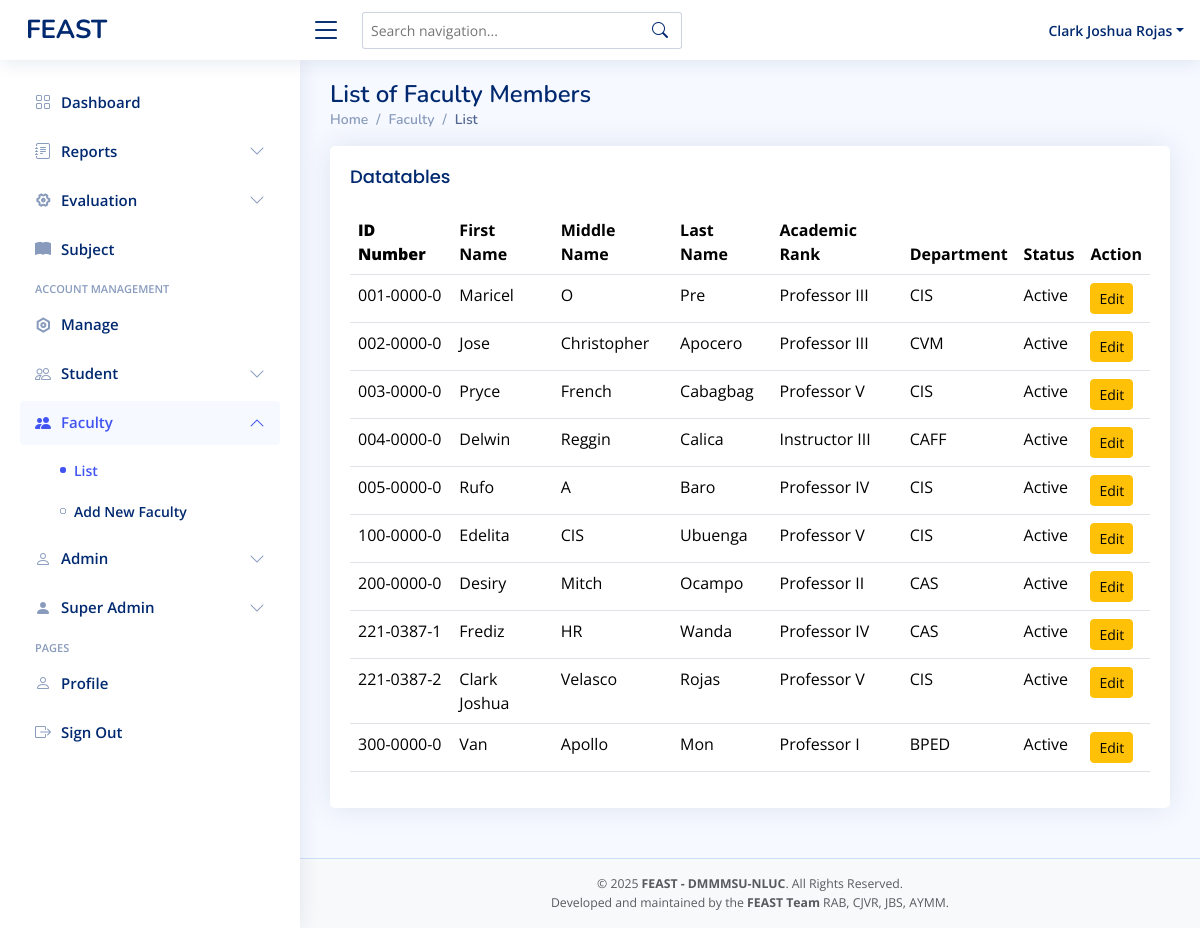
/superadmin-facultylist.php (signed in), run on an earlier commit of the app's database.
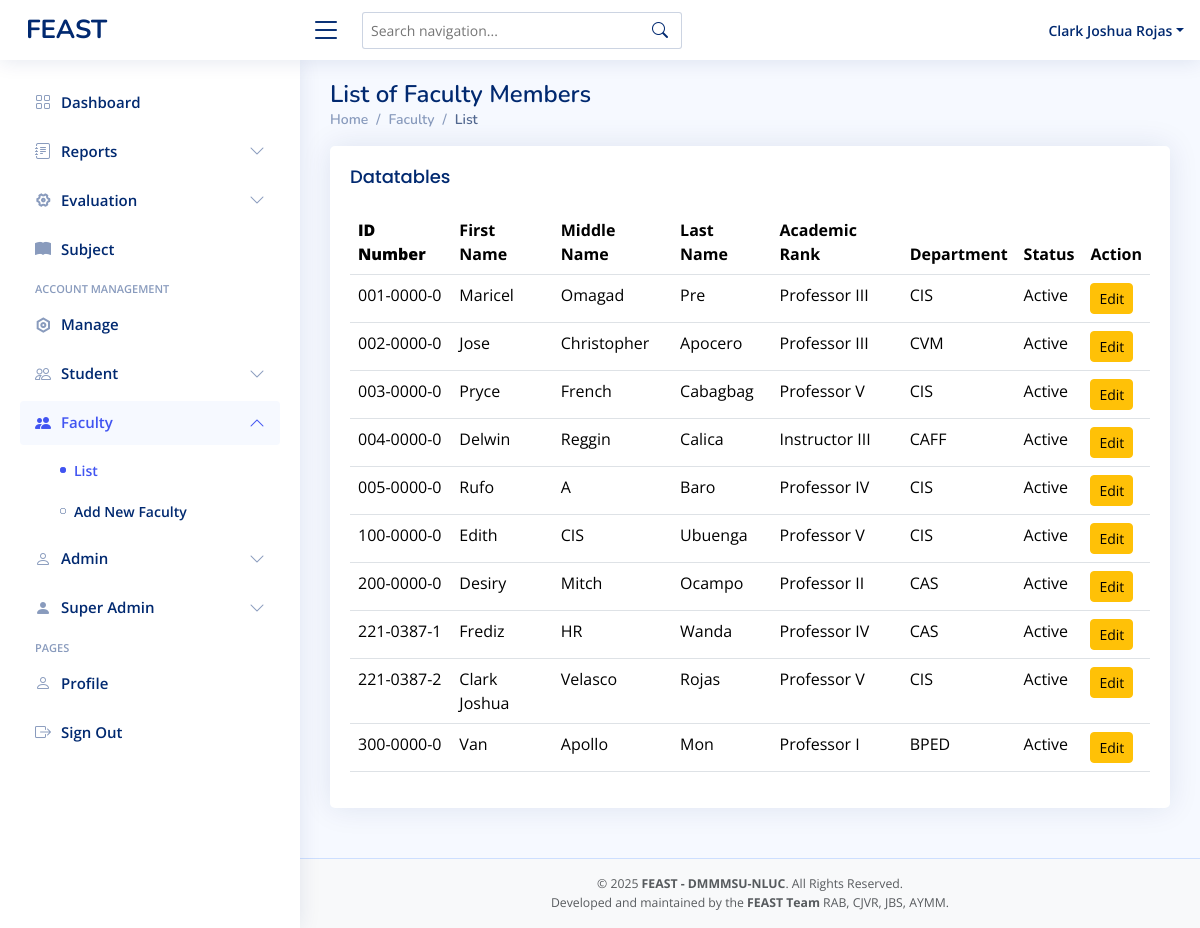
And on a later commit of the database.
### tables this page shows
CREATE TABLE `faculty` (
  `idnumber` varchar(11) NOT NULL,
  `first_name` varchar(50) NOT NULL,
  `mid_name` varchar(50) NOT NULL,
  `last_name` varchar(50) NOT NULL,
  `password` varchar(255) DEFAULT NULL,
  `department` varchar(50) NOT NULL,
  `faculty_rank` varchar(50) DEFAULT NULL,
  `role` varchar(50) NOT NULL DEFAULT 'faculty',
  `status` varchar(11) NOT NULL DEFAULT 'active'
);

### superadmin-facultylist.php (the view, shortened to what this page needs)
<?php
include 'conn/conn.php';
$query = "SELECT * FROM faculty  WHERE role = 'faculty'";
$result = mysqli_query($conn, $query);
?>
<!DOCTYPE html>
<html lang="en">
<head>
  <?php include 'head.php' ?>
</head>
<body>
  <?php include 'superadmin-header.php' ?>
  <?php include 'superadmin-sidebar.php' ?>
  <main id="main" class="main">
    <div class="pagetitle">
      <h1>List of Faculty Members</h1>
      <nav>
        <ol class="breadcrumb">
          <li class="breadcrumb-item"><a href="superadmin-dashboard.php">Home</a></li>
          <li class="breadcrumb-item">Faculty</li>
          <li class="breadcrumb-item active">List</li>
        </ol>
      </nav>
    </div>
    <section class="section ">
      <div class="row">
        <div class="col-lg-12">
          <div class="card">
            <div class="card-body table-responsive">
              <h5 class="card-title">Datatables</h5>
              <table class="table datatable">
                <thead>
                  <tr>
                    <th>
                      <b>ID Number</b>
                    </th>
                    <th>First Name</th>
                    <th>Middle Name</th>
                    <th>Last Name</th>
                    <th>Academic Rank</th>
                    <th>Department</th>
                    <th>Status</th>
                    <th>Action</th>
                  </tr>
                </thead>
                <tbody>
                  <tr>
                    <?php
                    while ($row = mysqli_fetch_assoc($result)) {
                    ?>
                      <td class="text-capitalize"><?php echo $row['idnumber']; ?></td>
                      <td class="text-capitalize"><?php echo $row['first_name']; ?></td>
                      <td class="text-capitalize"><?php echo $row['mid_name']; ?></td>
                      <td class="text-capitalize"><?php echo $row['last_name']; ?></td>
                      <td class="text-capitalize"><?php echo $row['faculty_rank']; ?></td>
                      <td class="text-uppercase"><?php echo $row['department']; ?></td>
                      <td class="text-capitalize"><?php echo $row['status']; ?></td>
                      <td>
                        <a href="superadmin-editfaculty.php?id=<?php echo $row['idnumber']; ?>" class="btn btn-warning btn-sm">Edit</a>
                  </tr>
                <?php
                    }
                ?>
                </tbody>
              </table>
            </div>
          </div>
        </div>
      </div>
    </section>
  </main>
  <?php include 'footer.php'?>
</body>
</html>

### head.php (shortened to what this page needs)
<link href="vendors/bootstrap/css/bootstrap.min.css" rel="stylesheet">
<link href="vendors/bootstrap-icons/bootstrap-icons.css" rel="stylesheet">
<link href="vendors/boxicons/css/boxicons.min.css" rel="stylesheet">
<link href="vendors/quill/quill.snow.css" rel="stylesheet">
<link href="vendors/quill/quill.bubble.css" rel="stylesheet">
<link href="vendors/remixicon/remixicon.css" rel="stylesheet">
<link href="vendors/simple-datatables/style.css" rel="stylesheet">
<link href="assets/css/style.css" rel="stylesheet">
<link rel="stylesheet" href="assets/css/select2.min.css" />

### superadmin-header.php (shortened to what this page needs)
<header id="header" class="header fixed-top d-flex align-items-center">
  <div class="d-flex align-items-center justify-content-between">
    <a href="superadmin-dashboard.php" class="logo d-flex align-items-center">
      <span class="d-none d-lg-block">FEAST</span>
    </a>
    <i class="bi bi-list toggle-sidebar-btn"></i>
  </div>
  <div class="search-bar position-relative">
    <form class="search-form d-flex align-items-center" onsubmit="return false;">
      <input type="text" id="navSearch" placeholder="Search navigation..." autocomplete="off">
      <button type="submit" title="Search"><i class="bi bi-search"></i></button>
    </form>
  </div>
  <nav class="header-nav ms-auto">
    <ul class="d-flex align-items-center">
      <li class="nav-item dropdown pe-3 position-relative">
        <a class="nav-link nav-profile d-flex align-items-center pe-0" href="#" data-bs-toggle="dropdown">
          <span class="d-none d-md-block dropdown-toggle ps-2 text-capitalize"><?php echo $_SESSION['first_name'] . ' ' . $_SESSION['last_name']; ?></span>
        </a>
      </li>
    </ul>
  </nav>
</header>

### superadmin-sidebar.php (shortened to what this page needs)
<?php
$currentPage = basename($_SERVER['PHP_SELF']);
?>
<aside id="sidebar" class="sidebar">
  <ul class="sidebar-nav" id="sidebar-nav">
    <li class="nav-item">
      <a class="nav-link <?= $currentPage == 'superadmin-dashboard.php' ? '' : 'collapsed' ?>"
        href="superadmin-dashboard.php">
        <i class="bi bi-grid"></i>
        <span>Dashboard</span>
      </a>
    </li>
    <li class="nav-item">
      <?php $reportsPages = ['superadmin-individualreport.php', 'superadmin-acknowledgementreport.php','superadmin-overallreport-set.php','superadmin-overallreport-sef.php','superadmin-overallreport.php', 'superadmin-pastrecords.php']; ?>
      <a class="nav-link <?= in_array($currentPage, $reportsPages) ? '' : 'collapsed' ?>"
        data-bs-target="#reports" data-bs-toggle="collapse" href="#">
        <i class="bi bi-journal-text"></i><span>Reports</span><i class="bi bi-chevron-down ms-auto"></i>
      </a>
    </li>
    <?php $evalPages = ['superadmin-evaluationsetting.php', 'superadmin-evaluationswitch.php']; ?>
    <li class="nav-item">
      <a class="nav-link <?= in_array($currentPage, $evalPages) ? '' : 'collapsed' ?>"
        data-bs-target="#evaluation" data-bs-toggle="collapse" href="#">
        <i class="ri-settings-4-line"></i><span>Evaluation</span><i class="bi bi-chevron-down ms-auto"></i>
      </a>
    </li>
    <li class="nav-item">
      <a class="nav-link <?= $currentPage == 'superadmin-evaluatedsubject.php' ? 'active' : 'collapsed' ?>"
        href="superadmin-evaluatedsubject.php">
        <i class="bi bi-book-fill"></i>
        <span>Subject</span>
      </a>
    </li>
    <li class="nav-heading">Account Management</li>
    <li class="nav-item">
      <a class="nav-link <?= $currentPage == 'superadmin-addsmanagement.php' ? 'active' : 'collapsed' ?>"
        href="superadmin-addsmanagement.php">
        <i class="ri-settings-line"></i>
        <span>Manage</span>
      </a>
    </li>
    <?php $studentPages = ['superadmin-studentlist.php', 'superadmin-studentcreation.php']; ?>
    <li class="nav-item">
      <a class="nav-link <?= in_array($currentPage, $studentPages) ? '' : 'collapsed' ?>"
        data-bs-target="#student-nav" data-bs-toggle="collapse" href="#">
        <i class="bi bi-people"></i><span>Student</span><i class="bi bi-chevron-down ms-auto"></i>
      </a>
    </li>
    <?php $facultyPages = ['superadmin-facultylist.php', 'superadmin-facultycreation.php']; ?>
    <li class="nav-item">
      <a class="nav-link <?= in_array($currentPage, $facultyPages) ? '' : 'collapsed' ?>"
        data-bs-target="#faculty-nav" data-bs-toggle="collapse" href="#">
        <i class="bi bi-people-fill"></i><span>Faculty</span><i class="bi bi-chevron-down ms-auto"></i>
      </a>
      <ul id="faculty-nav" class="nav-content collapse <?= in_array($currentPage, $facultyPages) ? 'show' : '' ?>"
        data-bs-parent="#sidebar-nav">
        <li>
          <a href="superadmin-facultylist.php" class="<?= $currentPage == 'superadmin-facultylist.php' ? 'active' : '' ?>">
            <i class="bi bi-circle"></i><span>List</span>
          </a>
        </li>
        <li>
          <a href="superadmin-facultycreation.php" class="<?= $currentPage == 'superadmin-facultycreation.php' ? 'active' : '' ?>">
            <i class="bi bi-circle"></i><span>Add New Faculty</span>
          </a>
        </li>
      </ul>
    </li>
    <?php $adminPages = ['superadmin-adminlist.php', 'superadmin-admincreation.php']; ?>
    <li class="nav-item">
      <a class="nav-link <?= in_array($currentPage, $adminPages) ? '' : 'collapsed' ?>"
        data-bs-target="#admin-nav" data-bs-toggle="collapse" href="#">
        <i class="bi bi-person"></i><span>Admin</span><i class="bi bi-chevron-down ms-auto"></i>
      </a>
    </li>
    <?php $superPages = ['superadmin-superadminlist.php', 'superadmin-superadmincreation.php']; ?>
    <li class="nav-item">
      <a class="nav-link <?= in_array($currentPage, $superPages) ? '' : 'collapsed' ?>"
        data-bs-target="#super-nav" data-bs-toggle="collapse" href="#">
        <i class="bi bi-person-fill"></i><span>Super Admin</span><i class="bi bi-chevron-down ms-auto"></i>
      </a>
    </li>
    <li class="nav-heading">Pages</li>
    <li class="nav-item">
      <a class="nav-link <?= $currentPage == 'superadmin-user-profile.php' ? 'active' : 'collapsed' ?>"
        href="superadmin-user-profile.php">
        <i class="bi bi-person"></i>
        <span>Profile</span>
      </a>
    </li>
    <li class="nav-item">
      <a class="nav-link collapsed" href="logout.php">
        <i class="bi bi-box-arrow-right"></i>
        <span>Sign Out</span>
      </a>
    </li>
  </ul>
</aside>

### footer.php
<footer id="footer" class="footer bg-light text-center py-3">
  <div class="container">
    <div class="text-muted small">
      &copy; <?= date('Y') ?> <strong><span>FEAST - DMMMSU-NLUC</span></strong>. All Rights Reserved.
    </div>
    <div class="text-muted small">
      Developed and maintained by the <strong>FEAST Team</strong> RAB, CJVR, JBS, AYMM.
    </div>
  </div>
</footer>

### assets/css/style.css (style rules this page uses)
:root { scroll-behavior: smooth; }
body { font-family: "Open Sans", sans-serif; background: #f6f9ff; color: #444444; }
a { color: #4154f1; text-decoration: none; }
h1, h2, h3, h4, h5, h6 { font-family: "Nunito", sans-serif; }
#main { margin-top: 60px; padding: 20px 30px; transition: all 0.3s; }
.pagetitle { margin-bottom: 10px; }
.pagetitle h1 { font-size: 24px; margin-bottom: 0; font-weight: 600; color: #012970; }
.card { margin-bottom: 30px; border: none; border-radius: 5px; box-shadow: 0px 0 30px rgba(1, 41, 112, 0.1); }
.card-title { padding: 20px 0 15px 0; font-size: 18px; font-weight: 500; color: #012970; font-family: "Poppins", sans-serif; }
.card-body { padding: 0 20px 20px 20px; }
.breadcrumb { font-size: 14px; font-family: "Nunito", sans-serif; color: #899bbd; font-weight: 600; }
.breadcrumb a { color: #899bbd; transition: 0.3s; }
.breadcrumb .breadcrumb-item::before { color: #899bbd; }
.breadcrumb .active { color: #51678f; font-weight: 600; }
.logo { line-height: 1; }
@media (min-width: 1200px) { .logo { width: 280px; } }
.logo span { font-size: 26px; font-weight: 700; color: #012970; font-family: "Nunito", sans-serif; }
.header { transition: all 0.5s; z-index: 997; height: 60px; box-shadow: 0px 2px 20px rgba(1, 41, 112, 0.1); background-color: #fff; padding-left: 20px; }
.header .toggle-sidebar-btn { font-size: 32px; padding-left: 10px; cursor: pointer; color: #012970; }
.header .search-bar { min-width: 360px; padding: 0 20px; }
.header .search-form { width: 100%; }
.header .search-form input { border: 0; font-size: 14px; color: #012970; border: 1px solid rgba(1, 41, 112, 0.2); padding: 7px 38px 7px 8px; border-radius: 3px; transition: 0.3s; width: 100%; }
.header .search-form button { border: 0; padding: 0; margin-left: -30px; background: none; }
.header .search-form button i { color: #012970; }
.header-nav ul { list-style: none; }
.header-nav>ul { margin: 0; padding: 0; }
.header-nav .nav-profile { color: #012970; }
.header-nav .nav-profile span { font-size: 14px; font-weight: 600; }
.sidebar { position: fixed; top: 60px; left: 0; bottom: 0; width: 300px; z-index: 996; transition: all 0.3s; padding: 20px; overflow-y: auto; scrollbar-width: thin; scrollbar-color: #aab7cf transparent; box-shadow: 0px 0px 20px rgba(1, 41, 112, 0.1); background-color: #fff; }
@media (min-width: 1200px) { #main, #footer { margin-left: 300px; } }
.sidebar-nav { padding: 0; margin: 0; list-style: none; }
.sidebar-nav li { padding: 0; margin: 0; list-style: none; }
.sidebar-nav .nav-item { margin-bottom: 5px; }
.sidebar-nav .nav-heading { font-size: 11px; text-transform: uppercase; color: #899bbd; font-weight: 600; margin: 10px 0 5px 15px; }
.sidebar-nav .nav-link { display: flex; align-items: center; font-size: 15px; font-weight: 600; color: #4154f1; transition: 0.3; background: #f6f9ff; padding: 10px 15px; border-radius: 4px; }
.sidebar-nav .nav-link i { font-size: 16px; margin-right: 10px; color: #4154f1; }
.sidebar-nav .nav-link.collapsed { color: #012970; background: #fff; }
.sidebar-nav .nav-link.collapsed i { color: #899bbd; }
.sidebar-nav .nav-link .bi-chevron-down { margin-right: 0; transition: transform 0.2s ease-in-out; }
.sidebar-nav .nav-link:not(.collapsed) .bi-chevron-down { transform: rotate(180deg); }
.sidebar-nav .nav-content { padding: 5px 0 0 0; margin: 0; list-style: none; }
.sidebar-nav .nav-content a { display: flex; align-items: center; font-size: 14px; font-weight: 600; color: #012970; transition: 0.3; padding: 10px 0 10px 40px; transition: 0.3s; }
.sidebar-nav .nav-content a i { font-size: 6px; margin-right: 8px; line-height: 0; border-radius: 50%; }
.sidebar-nav .nav-content a:hover, .sidebar-nav .nav-content a.active { color: #4154f1; }
.sidebar-nav .nav-content a.active i { background-color: #4154f1; }
.footer { padding: 20px 0; font-size: 14px; transition: all 0.3s; border-top: 1px solid #cddfff; }

What changed in the data, as far as the page shows it:
changed faculty "Maricel": mid_name "O" → "Omagad"
changed faculty "Ubuenga": first_name "Edelita" → "Edith"
